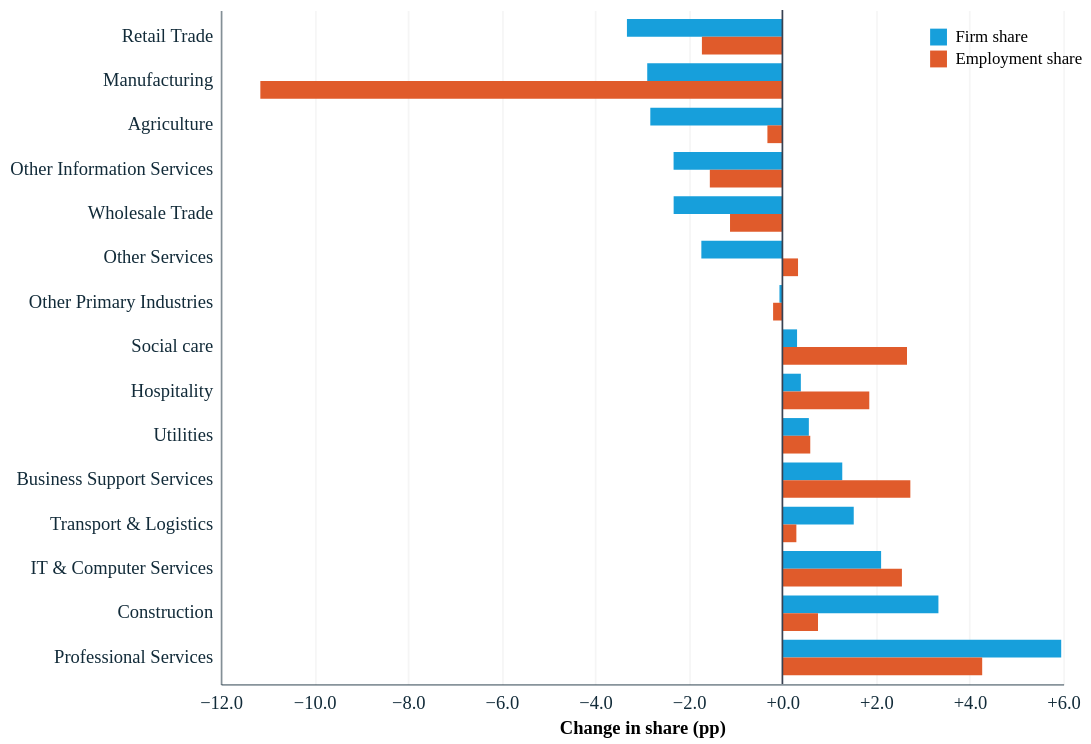

This figure's notebook cell:
### Code cell
# CHANGE IN RELATIVE SHARE OF FIRMS AND EMPLOYMENT ACROSS SECTORS
START_YEAR = 2000
END_YEAR = 2023

# --- Filter to sector dimension and endpoint years ---
df_sector = population_df[
    (population_df['dimension'] == 'Sector') &
    (population_df['year'].isin([START_YEAR, END_YEAR]))
].copy()

# --- Compute shares for both measures ---
records = []
for measure, label in [('n_firms', 'Firm share'), ('employment', 'Employment share')]:
    temp = df_sector[['year', 'category', measure]].copy()
    totals = temp.groupby('year')[measure].sum().reset_index()
    totals.columns = ['year', 'total']
    temp = temp.merge(totals, on='year')
    temp['share'] = (temp[measure] / temp['total']) * 100
    pivoted = temp.pivot(index='category', columns='year', values='share').reset_index()
    pivoted.columns = ['category', 'start_share', 'end_share']
    pivoted['change'] = pivoted['end_share'] - pivoted['start_share']
    pivoted['measure'] = label
    records.append(pivoted[['category', 'change', 'measure']])

plot_df = pd.concat(records, ignore_index=True)

# --- Sort industries by firm share change ---
sort_order = (
    plot_df[plot_df['measure'] == 'Firm share']
    .sort_values('change')['category']
    .tolist()
)

# --- Grouped bar chart ---
bars = alt.Chart(plot_df).mark_bar().encode(
    x=alt.X('change:Q',
             axis=alt.Axis(title='Change in share (pp)', format='+.1f',
                           grid=True, gridOpacity=0.3),
             scale=alt.Scale(domain=[
                 plot_df['change'].min(),
                 plot_df['change'].max()
             ])),
    y=alt.Y('category:N',
             sort=sort_order,
             axis=alt.Axis(title=None, labelFontSize=11)),
    color=alt.Color('measure:N',
                     scale=alt.Scale(
                         domain=['Firm share','Employment share'],
                         range=["#179fdb","#e05b2b"]
                     ),
                     legend=alt.Legend(title=None, orient='none',
                                       legendX=420,   
                                       legendY=10,  
                                       direction='vertical')),
    yOffset=alt.YOffset('measure:N', sort=['Firm share', 'Employment share'])
)

# --- Zero line ---
rule = alt.Chart(pd.DataFrame({'x': [0]})).mark_rule(
    color='#374151', strokeWidth=1
).encode(x='x:Q')

# --- Combine ---
chart = (bars + rule).properties(
    width=500,
    height=400
).configure_view(
    strokeWidth=0
)

display(chart)
chart.save(chart_path / 'AGP Charts/BSD_sector_change.png', scale_factor=2.0)

### Figure 1 — Vega-Lite specification as saved in the notebook (floating-point values rounded to 4 significant figures)
{"config": {"font": "Circular Std", "mark": {"line": {"interpolate": "linear"}}, "view": {"stroke": "transparent", "width": 400, "height": 300, "strokeWidth": 0}, "range": {"category": ["#179fdb", "#e6224b", "#f4c245", "#122b39", "#eb5c2e", "#36b7b4"], "diverging": ["#E6224B", "#E54753", "#C9C9C9", "#179FDB", "#122B39"], "heatmap": ["#C9C9C9", "#179FDB", "#0063AF", "#122B39"], "ordinal": ["#00A767", "#36B7B4", "#179FDB", "#0063AF", "#243B5A"]}, "axisX": {"labelColor": "#122b39", "tickColor": "#122b39", "domainColor": "#122b39", "domainOpacity": 0.5, "gridOpacity": 0, "labelFont": "Circular Std", "labelAngle": 0, "labelAlign": "center", "labelFontSize": 11, "labelPadding": 5, "tickCount": 10, "tickSize": 0, "title": ""}, "axisY": {"labelColor": "#122b39", "labelFont": "Circular Std", "tickColor": "#122b39", "domainColor": "#122b39", "gridColor": "#122b39", "gridDash": [1, 5], "gridOpacity": 0.5, "labelPadding": 5, "labelFontSize": 11, "domainOpacity": 0.5, "tickSize": 0, "title": null, "titleAlign": "left", "titleAngle": 0, "titleBaseline": "bottom", "titleColor": "#122b39", "titleOpacity": 0.9, "titleX": 0, "titleY": -7}}, "layer": [{"data": {"name": "data-f5175d669c0af7b714532f890a8b568d"}, "mark": {"type": "bar"}, "encoding": {"color": {"field": "measure", "legend": {"direction": "vertical", "legendX": 420, "legendY": 10, "orient": "none", "title": null}, "scale": {"domain": ["Firm share", "Employment share"], "range": ["#179fdb", "#e05b2b"]}, "type": "nominal"}, "x": {"axis": {"format": "+.1f", "grid": true, "gridOpacity": 0.3, "title": "Change in share (pp)"}, "field": "change", "scale": {"domain": [-11.15, 5.957]}, "type": "quantitative"}, "y": {"axis": {"labelFontSize": 11, "title": null}, "field": "category", "sort": ["Retail Trade", "Manufacturing", "Agriculture", "Other Information Services", "Wholesale Trade", "Other Services", "Other Primary Industries", "Social care", "Hospitality", "Utilities", "Business Support Services", "Transport & Logistics", "IT & Computer Services", "Construction", "Professional Services"], "type": "nominal"}, "yOffset": {"field": "measure", "sort": ["Firm share", "Employment share"], "type": "nominal"}}}, {"data": {"name": "data-d285a7403ed98ae579761d64a864032b"}, "mark": {"type": "rule", "color": "#374151", "strokeWidth": 1}, "encoding": {"x": {"field": "x", "type": "quantitative"}}}], "height": 400, "width": 500, "$schema": "https://vega.github.io/schema/vega-lite/v5.20.1.json", "datasets": {"data-f5175d669c0af7b714532f890a8b568d": [{"category": "Agriculture", "change": -2.822, "measure": "Firm share"}, {"category": "Business Support Services", "change": 1.279, "measure": "Firm share"}, {"category": "Construction", "change": 3.333, "measure": "Firm share"}, {"category": "Hospitality", "change": 0.3942, "measure": "Firm share"}, {"category": "IT & Computer Services", "change": 2.109, "measure": "Firm share"}, {"category": "Manufacturing", "change": -2.888, "measure": "Firm share"}, {"category": "Other Information Services", "change": -2.325, "measure": "Firm share"}, {"category": "Other Primary Industries", "change": -0.06306, "measure": "Firm share"}, {"category": "Other Services", "change": -1.732, "measure": "Firm share"}, {"category": "Professional Services", "change": 5.957, "measure": "Firm share"}, {"category": "Retail Trade", "change": -3.321, "measure": "Firm share"}, {"category": "Social care", "change": 0.3131, "measure": "Firm share"}, {"category": "Transport & Logistics", "change": 1.524, "measure": "Firm share"}, {"category": "Utilities", "change": 0.5651, "measure": "Firm share"}, {"category": "Wholesale Trade", "change": -2.324, "measure": "Firm share"}, {"category": "Agriculture", "change": -0.3204, "measure": "Employment share"}, {"category": "Business Support Services", "change": 2.733, "measure": "Employment share"}, {"category": "Construction", "change": 0.7607, "measure": "Employment share"}, {"category": "Hospitality", "change": 1.856, "measure": "Employment share"}, {"category": "IT & Computer Services", "change": 2.554, "measure": "Employment share"}, {"category": "Manufacturing", "change": -11.15, "measure": "Employment share"}, {"category": "Other Information Services", "change": -1.55, "measure": "Employment share"}, {"category": "Other Primary Industries", "change": -0.1987, "measure": "Employment share"}, {"category": "Other Services", "change": 0.3339, "measure": "Employment share"}, {"category": "Professional Services", "change": 4.268, "measure": "Employment share"}, {"category": "Retail Trade", "change": -1.72, "measure": "Employment share"}, {"category": "Social care", "change": 2.662, "measure": "Employment share"}, {"category": "Transport & Logistics", "change": 0.2984, "measure": "Employment share"}, {"category": "Utilities", "change": 0.5952, "measure": "Employment share"}, {"category": "Wholesale Trade", "change": -1.119, "measure": "Employment share"}], "data-d285a7403ed98ae579761d64a864032b": [{"x": 0}]}}
